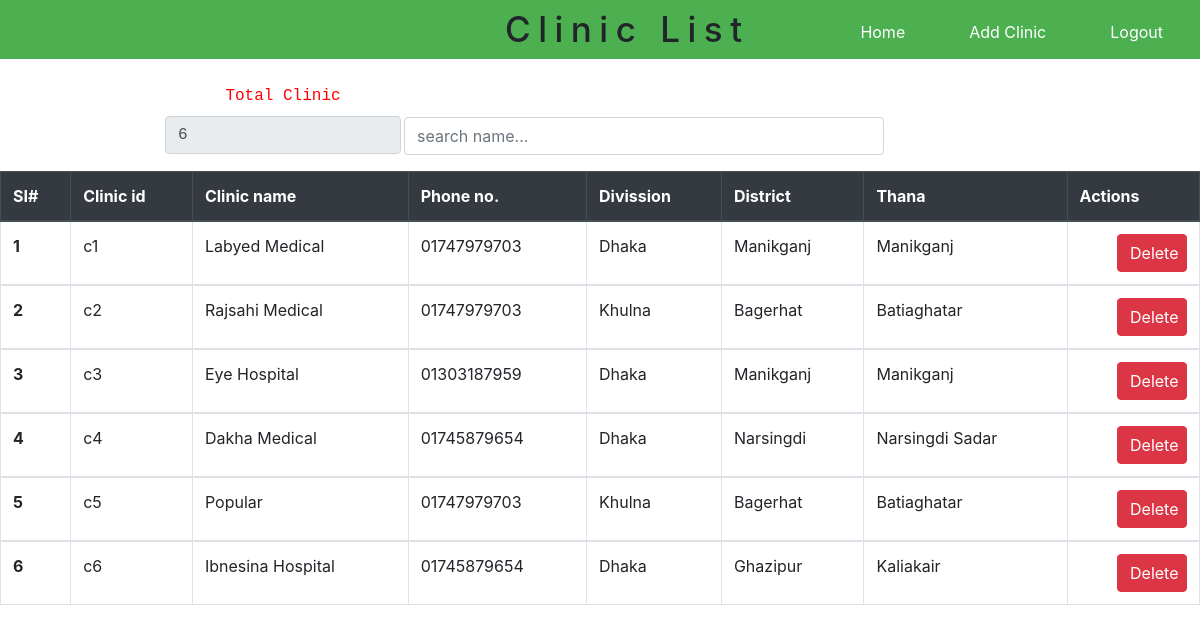
Screenshot of /view/AdminClinicList.php (signed in) with the database file from the repository.
### tables this page shows
CREATE TABLE `clinics` (
  `id` int(100) NOT NULL,
  `cid` varchar(100) NOT NULL,
  `cname` varchar(100) NOT NULL,
  `phonenumber` varchar(11) NOT NULL,
  `divission` varchar(20) NOT NULL,
  `district` varchar(20) NOT NULL,
  `thana` varchar(20) NOT NULL
);

### model/db_connect.php (called while the page is built, shortened)
<?php
	$servername="localhost";
	$username="root";
	$password="";
	$databasename="online_clinic";
	function getdata ($query)
	{
		global $servername;
		global $username;
		global $password;
		global $databasename;
		$data=array();
		$conn=mysqli_connect($servername,$username,$password,$databasename);
		$result=mysqli_query($conn,$query);
		if (mysqli_num_rows($result)>0) {
			while ($rows=mysqli_fetch_assoc($result)) {
				$entity=array();
				foreach ($rows as $key => $value) {
					$entity[$key]=$rows[$key];
				}
				$data[]=$entity;
			}
		}
		return $data;
	}
?>

### control/AdminControl.php (called while the page is built, shortened)
<?php
	include '../model/db_connect.php';
function clinicsdata()
{
	$cquery="SELECT * FROM clinics";
	$cresults=getdata($cquery);
	return $cresults;
}
?>

### view/AdminClinicList.php (the view, shortened to what this page needs)
<?php
	include '../control/AdminControl.php';
	include 'CSS/bootstrap.php';
	$clinics=clinicsdata();
	$count=count($clinics);
	$id=0;
?>
<html>
	<head>
		<link rel="stylesheet"type="text/css"href="CSS/admincliniclist.css">
	</head>
	<body>
		<div class="div1">
			<label class="h2">Clinic List</label>
			<button class="adminbtn"onclick="window.location='../control/LogoutControl.php'">Logout</button>
			<button type="button"class="adminbtn"onclick="window.location='AdminClinicReg.php'">Add Clinic</button>
			<button type="button"class="adminbtn"onclick="window.location='AdminHomePage.php'">Home</button>
		</div>
			<div class="search">
				<div class="input-group mb-3">
					<input type="text" class="form-control" name="search" id="search_input" value="" placeholder="search name..." onkeyup="search()">
				</div>
				<div class="totalclinic">
					<label>Total Clinic</label>
					<input class="form-control" type="text" value="<?php echo $count ?>" readonly>
				</div>
			</div>
		<div class="table">
			<table class="table table-hover table-bordered " id="clinic_table">
			  <thead>
			    <tr class="thead-dark">
			      <th scope="col">SI#</th>
			      <th scope="col">Clinic id</th>
			      <th scope="col">Clinic name</th>
			      <th scope="col">Phone no.</th>
			      <th scope="col">Divission</th>
			      <th scope="col">District</th>
			      <th scope="col">Thana</th>
			      <th scope="col">Actions</th>
			    </tr>
			  </thead>
				<?php foreach ($clinics as $clinic) {$id++; ?>
					<tbody>
						<th><?php echo $id; ?></th>
						<td><?php echo $clinic["cid"]; ?></td>
						<td><?php echo $clinic["cname"]; ?></td>
						<td><?php echo $clinic["phonenumber"]; ?></td>
						<td><?php echo $clinic["divission"]; ?></td>
						<td><?php echo $clinic["district"]; ?></td>
						<td><?php echo $clinic["thana"]; ?></td>
						<td>
							<a href="../control/AdminControl.php?cid=<?php echo $clinic['cid'] ?>" class="btn btn-danger float-right"style="width: 70px" onclick="return confirm ('Are you sure?');">Delete</a>
						</td>
					</tbody>
				<?php } ?>
			</table>
		</div>
	</body>
</html>

### view/CSS/admincliniclist.css (style rules this page uses)
* { margin:0; padding:0; }
.div1 { background-color: #4CAF50; padding: 5px; }
.h2 { font-size: 35px; line-height: 1.4; letter-spacing: 7.5px; margin: 0px 0px 0px 500px; }
.adminbtn { float: right; background-color: #4CAF50; font-family: inherit; text-align: center; border: none; color: white; padding: 15px 32px; cursor: pointer; font-size: 16px; text-decoration: none; display: inline-block; }
.table { width: 100%; margin: 49px 0px 0px 0px; }
.search { width: 40%; float: left; margin: 58px 0px 0px 404px; }
.totalclinic { float: left; margin: -87px 0px 0px -239px; font-size: 16px; font-family: monospace; color: red; text-align: center; }

### rows the page displays
clinics: cid "c1", cname "Labyed Medical", phonenumber "01747979703", divission "Dhaka", district "Manikganj", thana "Manikganj"
clinics: cid "c2", cname "Rajsahi Medical", phonenumber "01747979703", divission "Khulna", district "Bagerhat", thana "Batiaghatar"
clinics: cid "c3", cname "Eye Hospital", phonenumber "01303187959", divission "Dhaka", district "Manikganj", thana "Manikganj"
clinics: cid "c4", cname "Dakha Medical", phonenumber "01745879654", divission "Dhaka", district "Narsingdi", thana "Narsingdi Sadar"
clinics: cid "c5", cname "Popular", phonenumber "01747979703", divission "Khulna", district "Bagerhat", thana "Batiaghatar"
clinics: cid "c6", cname "Ibnesina Hospital", phonenumber "01745879654", divission "Dhaka", district "Ghazipur", thana "Kaliakair"
